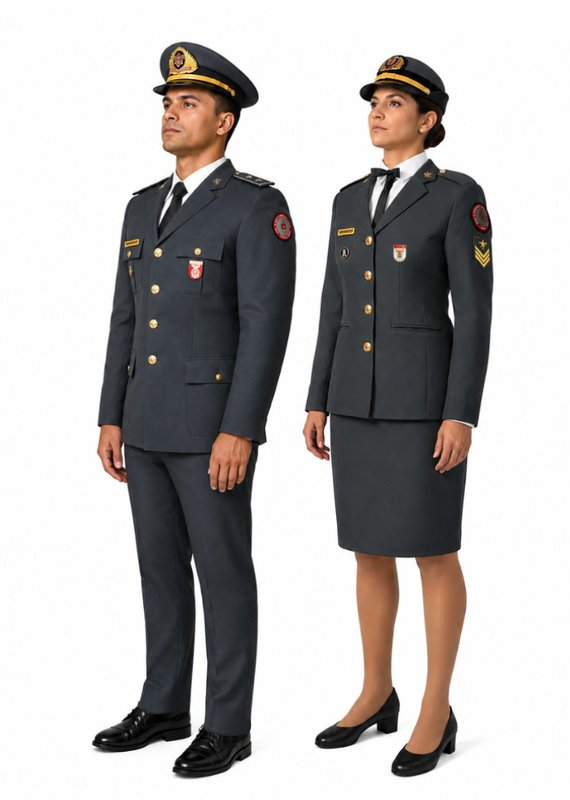
#> input picture assets/fotos/ref-1b.jpg, 570 x 800 px, given in place of p158_0.png, which was not available
$ python make_sprites2.py ../assets/fotos/ref-1b.jpg ../assets/fotos/ref-2a.jpg ../assets/fotos/ref-2a.jpg ../assets/fotos/ref-2a.jpg
#> lines starting #> are read from the running program, lines starting #| are printed output that depends on the picture; after the words box and inside, x2 and y2 are one past the last pixel; in counts of white or black regions, pixels touching at a corner belong together
### tools/seg.py
"""Utilitários de recorte: fundo branco -> transparente, componentes conexos."""
import numpy as np
from PIL import Image
from scipy import ndimage as ndi


def load(path):
#> called with path = '../assets/fotos/ref-2a.jpg/p158_0.png'
    return np.asarray(Image.open(path).convert('RGB')).astype(np.int16)


def fg_mask(a, white=236, holes=True):
    """Tudo que não é branco ligado à borda. holes=True mantém brancos internos."""
    whiteish = a.min(axis=2) >= white
    if not holes:
        return ~whiteish
    lab, n = ndi.label(whiteish)
    border = set(np.unique(np.concatenate([lab[0, :], lab[-1, :], lab[:, 0], lab[:, -1]])))
    border.discard(0)
    return ~np.isin(lab, list(border))


def components(fg, min_area, close=3):
    g = ndi.binary_closing(fg, structure=np.ones((3, 3)), iterations=close) if close else fg
    lab, n = ndi.label(g)
    out = []
    for i, sl in enumerate(ndi.find_objects(lab)):
        area = int((lab[sl] == i + 1).sum())
        if area >= min_area:
            out.append((sl[1].start, sl[0].start, sl[1].stop, sl[0].stop, area, i + 1))
    return lab, sorted(out, key=lambda b: (round(b[1] / 80), b[0]))


def cut(a, fg, box, pad=2, max_w=None, erode=1, feather=0.8):
    x0, y0, x1, y1 = box[:4]
    x0, y0 = max(x0 - pad, 0), max(y0 - pad, 0)
    x1, y1 = min(x1 + pad, a.shape[1]), min(y1 + pad, a.shape[0])
    m = fg[y0:y1, x0:x1]
    if erode:
        m = ndi.binary_erosion(m, iterations=erode)
    al = np.clip(ndi.gaussian_filter(m.astype(np.float32), feather) * 1.2, 0, 1)
    rgba = np.dstack([a[y0:y1, x0:x1].astype(np.uint8), (al * 255).astype(np.uint8)])
    im = Image.fromarray(rgba, 'RGBA')
    if max_w and im.width > max_w:
        im = im.resize((max_w, max(1, round(im.height * max_w / im.width))), Image.LANCZOS)
    return im

### tools/make_sprites2.py
"""Sprites adicionais (cursos de carreira, palas lisas, manicaca, passadeira lisa) e figuras de referência.
Uso: python make_sprites2.py <img> <img2> <assets> <contato.png>   (grava PNG em assets/sprites; rode to_webp.py depois)"""
import sys
import numpy as np
import cv2
from PIL import Image
from scipy import ndimage as ndi
import seg

IMG, IMG2, ASSETS, CONTACT = [a.rstrip('/') + '/' for a in sys.argv[1:4]] + [sys.argv[4]]
OUT = ASSETS + 'sprites/'
made = []


def hsv(a):
    h = cv2.cvtColor(a.astype(np.uint8), cv2.COLOR_RGB2HSV)
#> h: shape (800, 570, 3); mean H, S, V 34.2, 20.6, 185.2
    return h[..., 0].astype(int), h[..., 1].astype(int), h[..., 2].astype(int)


def largest(mask, close=2, fill=True):
    m = ndi.binary_closing(mask, iterations=close) if close else mask
    lab, n = ndi.label(m)
    sizes = ndi.sum(m, lab, range(1, n + 1))
    m = lab == (1 + int(np.argmax(sizes)))
    return ndi.binary_fill_holes(m) if fill else m


def sub(mask, box):
    m = np.zeros_like(mask)
    x0, y0, x1, y1 = box
    m[y0:y1, x0:x1] = mask[y0:y1, x0:x1]
    return m


def save(name, a, mask, max_w=None, erode=1):
    ys, xs = np.where(mask)
    im = seg.cut(a, mask, (xs.min(), ys.min(), xs.max() + 1, ys.max() + 1), max_w=max_w, erode=erode)
    im.save(OUT + name + '.png', optimize=True)
    made.append((name, im))


# ---- distintivos de cursos de carreira (p.158)
a = seg.load(IMG2 + 'p158_0.png')
h, s, v = hsv(a)
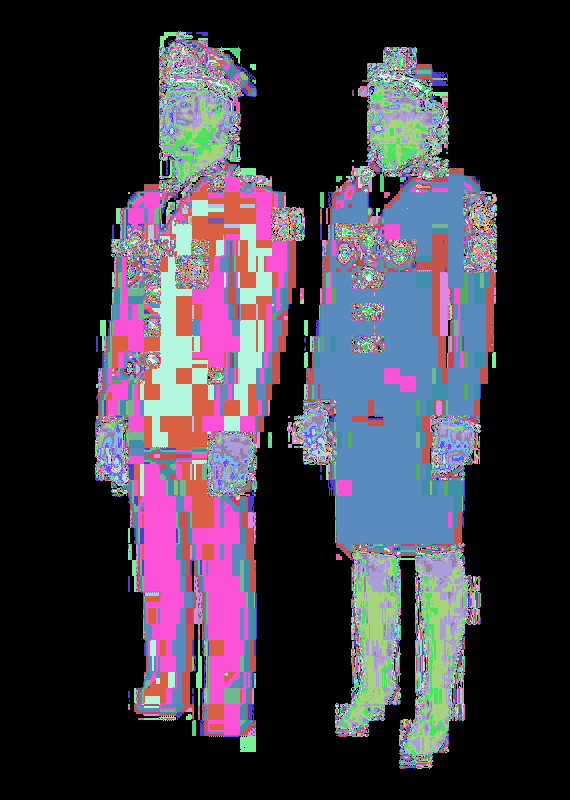
#> h: shape (800, 570) int64; 174 distinct labels, from 0 to 179; one colour per label, 0 black
ink = (s > 45) | (v < 150)
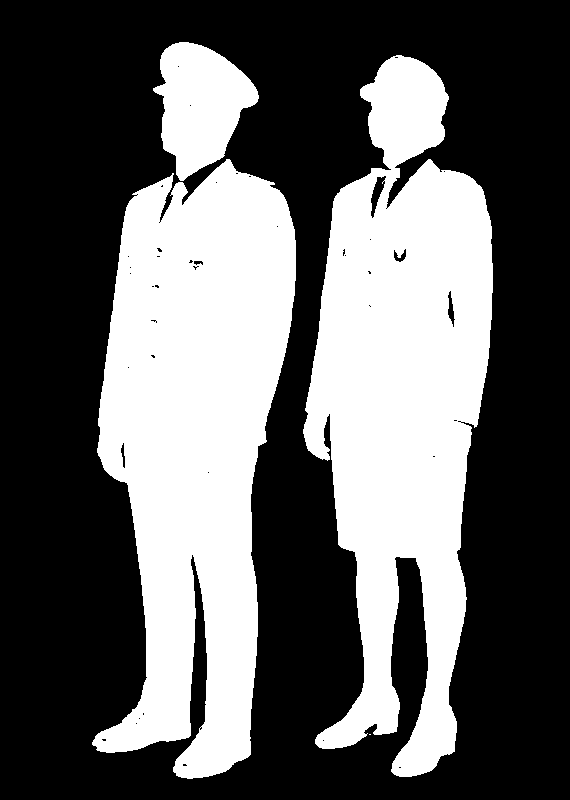
#> ink: shape (800, 570) bool; 37.9% white; 4 white regions (1 under 20 px), largest, box (x1, y1, x2, y2) and area: (92, 159, 296, 779) 82347, (303, 55, 493, 777) 81373, (153, 42, 259, 181) 9061
ink[:42, :] = False
txt = (v < 110) & (s < 60)  # legendas pretas
#> txt: shape (800, 570) bool; 28.7% white; 111 white regions (100 under 20 px), largest, box (x1, y1, x2, y2) and area: (93, 159, 296, 778) 73294, (305, 159, 493, 558) 52235, (160, 42, 258, 117) 1634
big = ndi.binary_opening(ink, iterations=4)
#> big: shape (800, 570) bool; 37.8% white; 3 white regions, box (x1, y1, x2, y2) and area: (92, 159, 296, 779) 82155, (303, 55, 493, 777) 81140, (155, 42, 259, 181) 9023
big = ndi.binary_dilation(big, iterations=6) & ink
lab, comps = seg.components(big, 4000, close=2)
#> in components, `g = ndi.binary_closing(fg, structure=np.ones((3, 3)), iterations=close..`: g: shape (800, 570) bool; 38.1% white; 2 white regions, box (x1, y1, x2, y2) and area: (92, 42, 296, 779) 91938, (303, 55, 493, 777) 81849
#> in components, `lab, n = ndi.label(g)`:
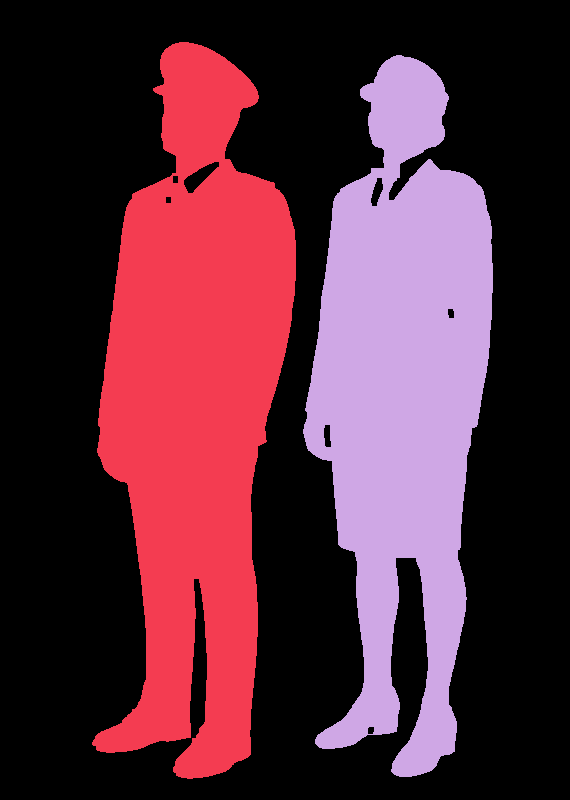
#> lab: shape (800, 570) int32; 3 distinct labels, from 0 to 2; one colour per label, 0 black
#> in components, `lab, n = ndi.label(g)`: n = 2
#> the loop in components, `for i, sl in enumerate(ndi.find_objects(lab)):` made 2 passes
#> area on passes 1 to 2: 91938, 81849
#> after the loop in components, `for i, sl in enumerate(ndi.find_objects(lab)):`: out = [(92, 42, 296, 779, 91938, 1), (303, 55, 493, 777, 81849, 2)]
#> comps has the same summary as out in components
print('cursos', [c[:4] for c in comps])
#| cursos [(92, 42, 296, 779), (303, 55, 493, 777)]
CUR = sys.argv[5:] and None
names_by_pos = {}
for c in comps:
    cx, cy = (c[0] + c[2]) / 2, (c[1] + c[3]) / 2
    col = 0 if cx < 400 else 1 if cx < 670 else 2 if cx < 930 else 3
    names_by_pos.setdefault(col, []).append((cy, cx, c))
#> this loop made 2 passes
#> (c, cx, cy, col) on passes 1 to 2: ((92, 42, 296, 779, 91938, 1), 194, 410.5, 0), ((303, 55, 493, 777, 81849, 2), 398, 416, 0)
#> after the loop, names_by_pos = 1 item
order = {0: ['cfo', 'cho', 'cho2', 'cfp'], 1: ['cao', 'cao-adm', 'cap'], 2: ['caeo', 'caep'], 3: ['cpo']}
for col, lst in names_by_pos.items():
    lst.sort(key=lambda t: (round(t[0] / 60), t[1]))
    for nm, (cy, cx, c) in zip(order[col], lst):
        m = lab == c[5]
        if col != 2:
            m = ndi.binary_fill_holes(ndi.binary_closing(np.pad(m, 12), iterations=10)[12:-12, 12:-12])
        else:
            m = m & seg.fg_mask(a, white=240, holes=False)
        if nm == 'cfp':
            yy, xx = np.mgrid[0:a.shape[0], 0:a.shape[1]]
            m = (xx - (c[0] + c[2]) / 2) ** 2 + (yy - (c[3] - 86)) ** 2 <= 87 ** 2
        save('curso-' + nm, a, m, max_w=150)
#> this loop made 1 pass
#> col on pass 1: 0
#> pass 1, in cut, `rgba = np.dstack([a[y0:y1, x0:x1].astype(np.uint8), (al * 255).astype(..`:
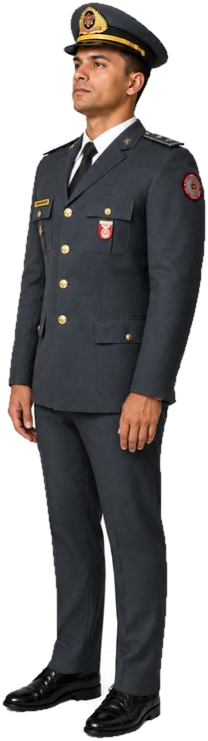
#> rgba: shape (741, 208, 4); mean R, G, B, A 138.4, 136.1, 136.4, 154.4; transparent parts drawn white
#> after the loop: m: shape (800, 570) bool; 19.3% white; 1 white region, box (x1, y1, x2, y2) and area: (303, 55, 493, 777) 88020

# ---- palas lisas
a = seg.load(IMG + 'p089_1.png')
#> call 2 of load, with path = '../assets/fotos/ref-1b.jpg/p089_1.png'
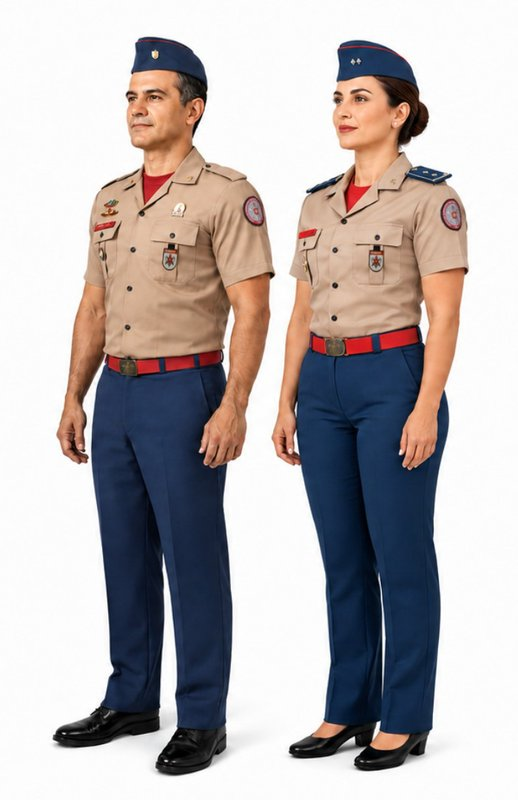
#> input picture assets/fotos/ref-2a.jpg, 518 x 800 px, given in place of p089_1.png, which was not available
save('pala-preta-lisa', a, largest(sub(seg.fg_mask(a), (759, 182, 1109, 364)), close=2), max_w=220)
#> in fg_mask, `whiteish = a.min(axis=2) >= white`: whiteish: shape (800, 518) bool; 53.2% white; 25 black regions (23 under 20 px), largest, box (x1, y1, x2, y2) and area: (52, 36, 276, 777) 99729, (271, 39, 469, 772) 94255
#> in fg_mask, `lab, n = ndi.label(whiteish)`:
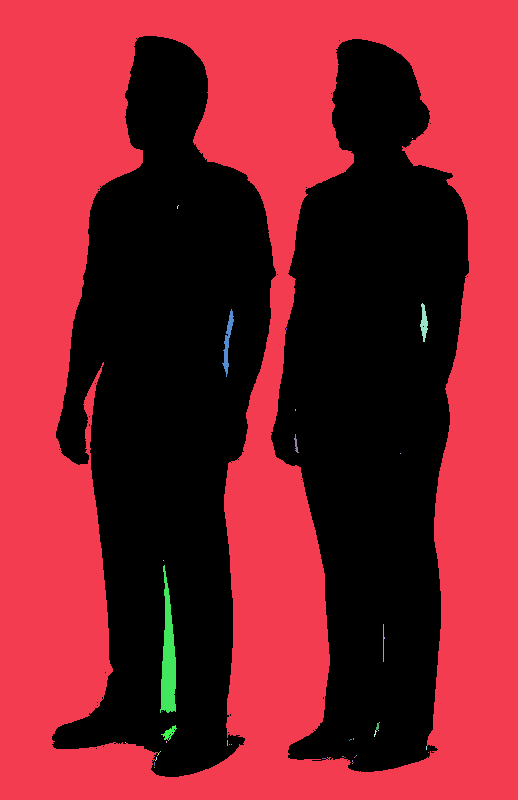
#> lab: shape (800, 518) int32; 49 distinct labels, from 0 to 48; one colour per label, 0 black
#> in fg_mask, `lab, n = ndi.label(whiteish)`: n = 48
#> in fg_mask, `border = set(np.unique(np.concatenate([lab[0, :], lab[-1, :], lab[:, 0..`: border = 1 item
#> in fg_mask, `return ~np.isin(lab, list(border))`:
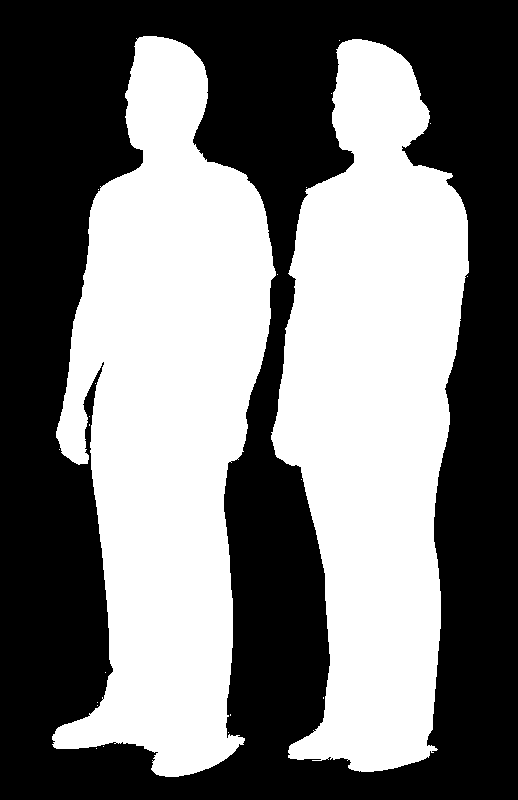
#> returned value: shape (800, 518) bool; 47.3% white; 22 white regions (20 under 20 px), largest, box (x1, y1, x2, y2) and area: (52, 36, 276, 777) 101517, (271, 39, 469, 772) 94567
#> in sub, `m = np.zeros_like(mask)`: m: shape (800, 518) bool; every value is 0
#> in sub, `x0, y0, x1, y1 = box`: x0 = 759; y0 = 182; x1 = 1109; y1 = 364
#> in largest, `lab, n = ndi.label(m)`: lab: shape (800, 518) int32; every value is 0
#> in largest, `lab, n = ndi.label(m)`: n = 0
#> in largest, `sizes = ndi.sum(m, lab, range(1, n + 1))`: sizes = empty array
#> (the run stopped early here; a loop or call above may not have finished)
